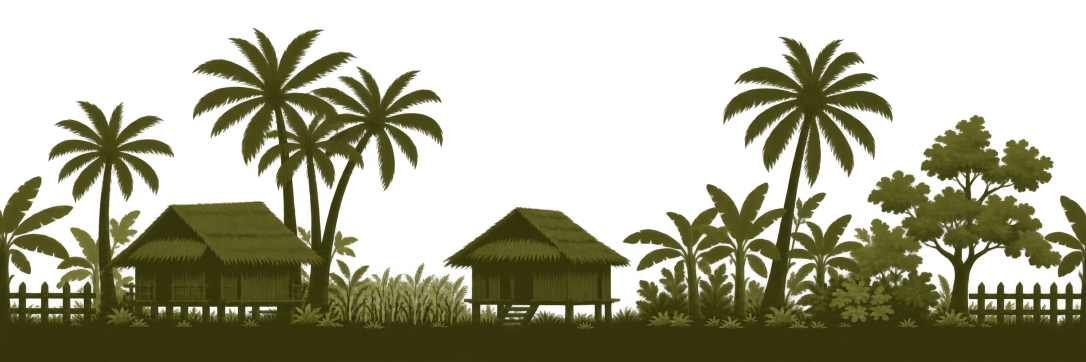
#> input picture assets/bicol_bg/Rice_Field_Layer1.png, 2172 x 724 px, found by its file name (shown at 1/2 size); the run also reads 2 pictures not shown here
$ python recolor_and_preview_all.py
#> lines starting #> are read from the running program, lines starting #| are printed output that depends on the picture; after the words box and inside, x2 and y2 are one past the last pixel; in counts of white or black regions, pixels touching at a corner belong together
import os
import math
import numpy as np
from PIL import Image, ImageFilter

def recolor_layer_1(src_path="assets/bicol_bg/Rice_Field_Layer1.png"):
#> called with src_path = 'assets/bicol_bg/Rice_Field_Layer1.png'
    img = Image.open(src_path).convert("RGBA")
#> img is the input picture: PIL image 2172x724 RGBA; mean R, G, B, A 36.9, 36.6, 9.4, 112.5
    arr = np.array(img, dtype=np.float32)
    h, w, _ = arr.shape
#> h = 724; w = 2172

    alpha = arr[:, :, 3]
    mask = alpha > 10
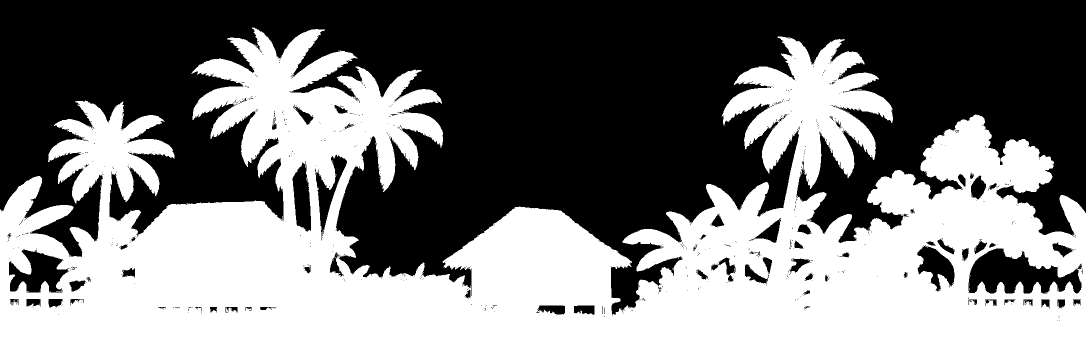
#> mask: shape (724, 2172) bool (shown at 1/2 size); 49% white; 135 white regions (134 under 20 px), largest, box (x1, y1, x2, y2) and area: (0, 55, 2172, 724) 770388

    # Calculate luminance from original RGB
    r_orig, g_orig, b_orig = arr[:, :, 0], arr[:, :, 1], arr[:, :, 2]
    lum = 0.299 * r_orig + 0.587 * g_orig + 0.114 * b_orig
    # Normalize lum to 0..1 based on layer's min and max
    lum_norm = np.clip((lum - 15.0) / 130.0, 0.0, 1.0)

    # Define hut regions (bounding boxes with soft feathering)
    # Hut 1: x in [180, 680], y in [350, 680]
    # Hut 2: x in [860, 1260], y in [380, 680]
    # Fences: x in [0, 175], y in [520, 680] and x in [1960, 2172], y in [540, 680]

    x_grid = np.arange(w)[None, :]
    y_grid = np.arange(h)[:, None]
#> y_grid = 724 values from 0 to 723

    # Hut 1 mask
    hut1_mask = (x_grid >= 190) & (x_grid <= 665) & (y_grid >= 360) & (y_grid <= 660) & mask
#> hut1_mask: shape (724, 2172) bool; 7.5% white; 29 white regions (25 under 20 px), largest, box (x1, y1, x2, y2) and area: (190, 360, 666, 661) 115831, (234, 360, 267, 404) 980, (287, 360, 319, 392) 584, (646, 360, 666, 380) 270
    # Hut 2 mask
    hut2_mask = (x_grid >= 880) & (x_grid <= 1250) & (y_grid >= 385) & (y_grid <= 660) & mask
#> hut2_mask: shape (724, 2172) bool; 4.4% white; 6 white regions (4 under 20 px), largest, box (x1, y1, x2, y2) and area: (880, 413, 1251, 661) 69869, (1245, 476, 1251, 486) 41
    # Fence mask
    fence_mask = (
        ((x_grid <= 170) & (y_grid >= 530) & (y_grid <= 665)) |
        ((x_grid >= 1970) & (y_grid >= 540) & (y_grid <= 665))
    ) & mask
#> fence_mask: shape (724, 2172) bool; 2.2% white; 26 white regions (22 under 20 px), largest, box (x1, y1, x2, y2) and area: (1970, 540, 2172, 666) 17347, (0, 530, 171, 666) 16991, (28, 530, 63, 549) 456, (2115, 540, 2150, 555) 338

    # 1. Foliage Colors (Lush Philippine Rainforest Emerald):
    # Shadow: [14, 38, 26] -> Mid: [28, 86, 54] -> Highlight: [52, 138, 86]
    foliage_r = 12.0 + lum_norm * 44.0
    foliage_g = 34.0 + lum_norm * 110.0
    foliage_b = 22.0 + lum_norm * 66.0

    # 2. Thatch & Bamboo (Warm golden-umber nipa thatch):
    # Shadow: [38, 26, 16] -> Mid: [105, 80, 48] -> Highlight: [168, 132, 82]
    wood_r = 34.0 + lum_norm * 135.0
    wood_g = 25.0 + lum_norm * 105.0
    wood_b = 16.0 + lum_norm * 66.0

    # 3. Weathered Fence (Dark tropical timber):
    # Shadow: [28, 20, 15] -> Highlight: [88, 68, 50]
    fence_r = 25.0 + lum_norm * 65.0
    fence_g = 18.0 + lum_norm * 48.0
    fence_b = 14.0 + lum_norm * 36.0

    # Combine layers
    out_r = foliage_r.copy()
    out_g = foliage_g.copy()
    out_b = foliage_b.copy()

    # Apply huts
    hut_any = hut1_mask | hut2_mask
#> hut_any: shape (724, 2172) bool; 11.9% white; 35 white regions (29 under 20 px), largest, box (x1, y1, x2, y2) and area: (190, 360, 666, 661) 115831, (880, 413, 1251, 661) 69869, (234, 360, 267, 404) 980, (287, 360, 319, 392) 584, (646, 360, 666, 380) 270, (1245, 476, 1251, 486) 41
    out_r[hut_any] = wood_r[hut_any]
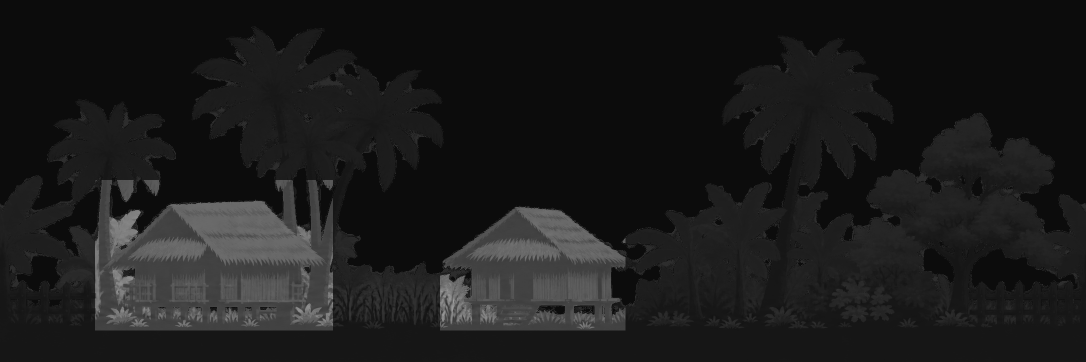
#> out_r: shape (724, 2172) float32 (shown at 1/2 size); min 12, max 164.5, mean 27.2
    out_g[hut_any] = wood_g[hut_any]
#> out_g: shape (724, 2172) float32; min 27.91, max 144, mean 54.4
    out_b[hut_any] = wood_b[hut_any]
#> out_b: shape (724, 2172) float32; min 17.83, max 88, mean 34.3

    # Apply fences
    out_r[fence_mask] = fence_r[fence_mask]
#> out_r: shape (724, 2172) float32; 2.24% of pixels changed, all inside (x1, y1, x2, y2) = (0, 530, 2172, 666)
    out_g[fence_mask] = fence_g[fence_mask]
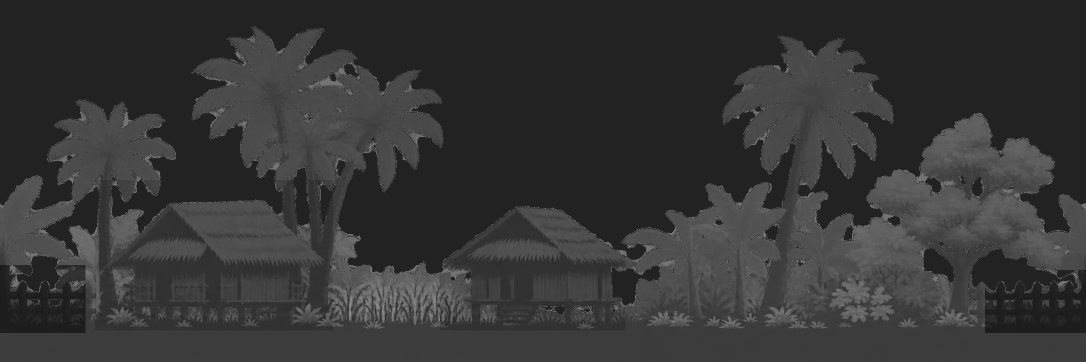
#> out_g: shape (724, 2172) float32 (shown at 1/2 size); min 22.52, max 144, mean 53.6
    out_b[fence_mask] = fence_b[fence_mask]
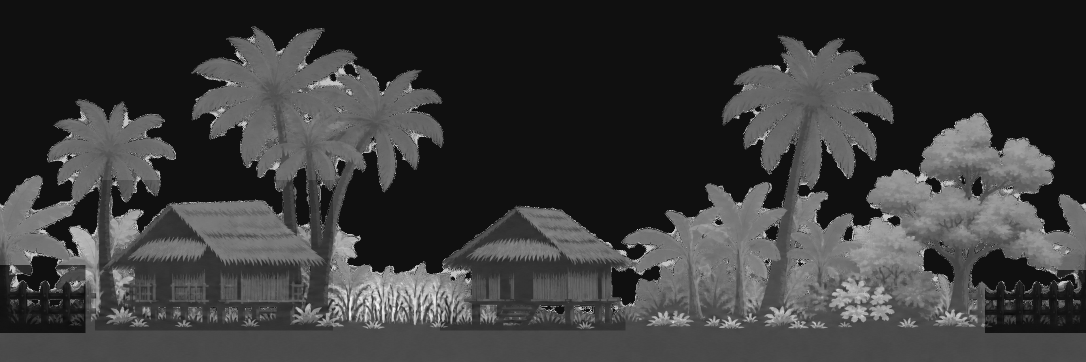
#> out_b: shape (724, 2172) float32 (shown at 1/2 size); min 17.39, max 88, mean 33.9; drawn with min black and max white

    # Ground darkness (subtle gradient towards the very bottom ground soil)
    ground_y = np.clip((y_grid - 620.0) / 100.0, 0.0, 1.0)
#> ground_y = 724 values from 0 to 1
    out_r = out_r * (1.0 - ground_y * 0.35)
    out_g = out_g * (1.0 - ground_y * 0.35)
    out_b = out_b * (1.0 - ground_y * 0.35)

    result = np.zeros_like(arr, dtype=np.uint8)
    result[mask, 0] = np.clip(out_r[mask], 0, 255).astype(np.uint8)
    result[mask, 1] = np.clip(out_g[mask], 0, 255).astype(np.uint8)
    result[mask, 2] = np.clip(out_b[mask], 0, 255).astype(np.uint8)
    result[mask, 3] = alpha[mask].astype(np.uint8)

    return Image.fromarray(result, mode="RGBA")


def recolor_layer_2(src_path="assets/bicol_bg/Rice_Field_Layer2.png"):
#> called with src_path = 'assets/bicol_bg/Rice_Field_Layer2.png'
    img = Image.open(src_path).convert("RGBA")
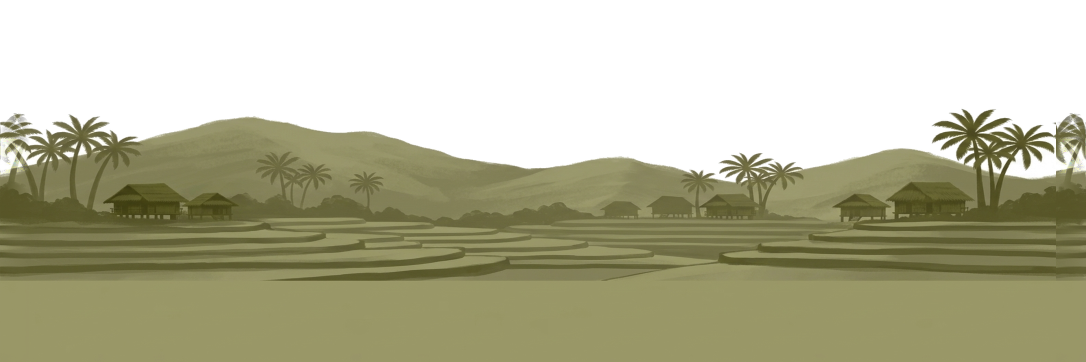
#> input picture assets/bicol_bg/Rice_Field_Layer2.png, 2172 x 724 px, found by its file name (shown at 1/2 size)
#> img is the input picture: PIL image 2172x724 RGBA; mean R, G, B, A 82.2, 81, 53.8, 151.9
    arr = np.array(img, dtype=np.float32)
    h, w, _ = arr.shape
#> h = 724; w = 2172

    alpha = arr[:, :, 3]
    mask = alpha > 10
#> mask: shape (724, 2172) bool; 60.2% white; 140 black regions (114 under 20 px), largest, box (x1, y1, x2, y2) and area: (0, 0, 2172, 364) 620361, (2011, 301, 2134, 355) 2996, (0, 307, 22, 347) 339

    r_orig, g_orig, b_orig = arr[:, :, 0], arr[:, :, 1], arr[:, :, 2]
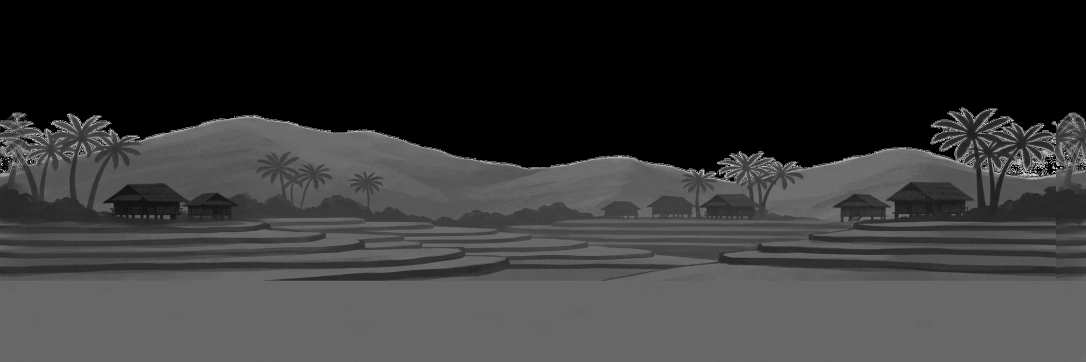
#> b_orig: shape (724, 2172) float32 (shown at 1/2 size); min 0, max 255, mean 53.8
    lum = 0.299 * r_orig + 0.587 * g_orig + 0.114 * b_orig
    lum_norm = np.clip((lum - 5.0) / 240.0, 0.0, 1.0)

    y_grid = np.arange(h)[:, None]
#> y_grid = 724 values from 0 to 723

    # Layer 2 has background hills (y < 350) and rice terraces (y >= 350)
    # Background hills: misty jade green fading into distance
    # Terrace paddies: vibrant emerald rice seedlings & water reflection
    hill_factor = np.clip(1.0 - (y_grid - 180.0) / 200.0, 0.0, 1.0) # 1 at top hills, 0 at lower terraces

    # 1. Terrace Palette:
    # Deep shadow / dikes: [18, 45, 32]
    # Mid emerald rice: [38, 108, 68]
    # Bright water reflection: [55, 138, 115]
    terrace_r = 18.0 + lum_norm * 45.0 + lum_norm**2 * 8.0
    terrace_g = 42.0 + lum_norm * 92.0 + lum_norm**2 * 15.0
    terrace_b = 30.0 + lum_norm * 70.0 + lum_norm**2 * 25.0
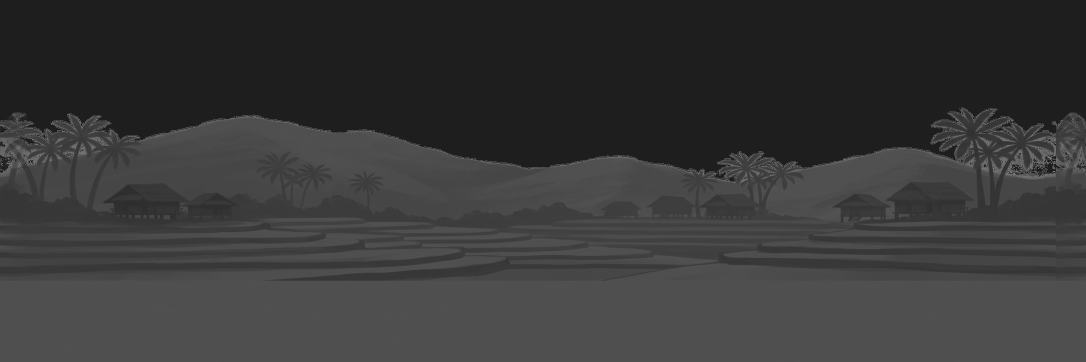
#> terrace_b: shape (724, 2172) float32 (shown at 1/2 size); min 30, max 125, mean 56.2

    # 2. Hill Palette (More atmospheric blue-teal haze):
    # Deep shadow: [24, 52, 54]
    # Mid hill: [42, 88, 82]
    # Misty ridge: [68, 125, 112]
    hill_r = 22.0 + lum_norm * 52.0
    hill_g = 48.0 + lum_norm * 82.0
    hill_b = 48.0 + lum_norm * 75.0

    out_r = terrace_r * (1.0 - hill_factor * 0.7) + hill_r * (hill_factor * 0.7)
    out_g = terrace_g * (1.0 - hill_factor * 0.7) + hill_g * (hill_factor * 0.7)
    out_b = terrace_b * (1.0 - hill_factor * 0.7) + hill_b * (hill_factor * 0.7)

    # Ground blend at bottom
    ground_y = np.clip((y_grid - 600.0) / 120.0, 0.0, 1.0)
#> ground_y = 724 values from 0 to 1
    out_r = out_r * (1.0 - ground_y * 0.3)
    out_g = out_g * (1.0 - ground_y * 0.3)
    out_b = out_b * (1.0 - ground_y * 0.3)

    result = np.zeros_like(arr, dtype=np.uint8)
    result[mask, 0] = np.clip(out_r[mask], 0, 255).astype(np.uint8)
    result[mask, 1] = np.clip(out_g[mask], 0, 255).astype(np.uint8)
    result[mask, 2] = np.clip(out_b[mask], 0, 255).astype(np.uint8)
    result[mask, 3] = alpha[mask].astype(np.uint8)

    return Image.fromarray(result, mode="RGBA")


def recolor_layer_3(src_path="assets/bicol_bg/Rice_Field_Layer3.png"):
#> called with src_path = 'assets/bicol_bg/Rice_Field_Layer3.png'
    img = Image.open(src_path).convert("RGBA")
    arr = np.array(img, dtype=np.float32)
    h, w, _ = arr.shape

    alpha = arr[:, :, 3]
    mask = alpha > 10

    r_orig, g_orig, b_orig = arr[:, :, 0], arr[:, :, 1], arr[:, :, 2]
    lum = 0.299 * r_orig + 0.587 * g_orig + 0.114 * b_orig
    lum_norm = np.clip((lum - 10.0) / 235.0, 0.0, 1.0)

    # Layer 3 is the distant misty terraces:
    # Deep silhouettes: [22, 50, 52]
    # Mid terraces: [45, 92, 88]
    # High mist / fog: [78, 130, 125]
    out_r = 20.0 + lum_norm * 62.0
    out_g = 46.0 + lum_norm * 88.0
    out_b = 48.0 + lum_norm * 82.0

    result = np.zeros_like(arr, dtype=np.uint8)
    result[mask, 0] = np.clip(out_r[mask], 0, 255).astype(np.uint8)
    result[mask, 1] = np.clip(out_g[mask], 0, 255).astype(np.uint8)
    result[mask, 2] = np.clip(out_b[mask], 0, 255).astype(np.uint8)
    result[mask, 3] = alpha[mask].astype(np.uint8)

    return Image.fromarray(result, mode="RGBA")

def preview_all():
    l1 = recolor_layer_1()
    l2 = recolor_layer_2()
    l3 = recolor_layer_3()
    l4 = Image.open("assets/bicol_bg/Rice_Field_Layer4.png").convert("RGBA")

    # Save recolored layers to scratch for preview
    l1.thumbnail((540, 180))
    l1.save("scratch/recolor_l1_thumb.png")
    l2.thumbnail((540, 180))
    l2.save("scratch/recolor_l2_thumb.png")
    l3.thumbnail((540, 180))
    l3.save("scratch/recolor_l3_thumb.png")

    # Create composite with twilight sky
    w, h = 2160, 720
    # Twilight sky gradient: deep indigo at top (#0d1527) to teal-slate at horizon (#1a2c3a)
    y_arr = np.linspace(0, 1, h)[:, None]
    sky_r = 13.0 * (1 - y_arr) + 28.0 * y_arr
    sky_g = 21.0 * (1 - y_arr) + 45.0 * y_arr
    sky_b = 39.0 * (1 - y_arr) + 62.0 * y_arr
    sky_rgb = np.dstack([sky_r, sky_g, sky_b]).astype(np.uint8)
    sky_img = Image.fromarray(np.repeat(sky_rgb, w, axis=1), mode="RGB").convert("RGBA")

    # Composite L4, L3, L2, L1 over sky
    comp = sky_img
    # Resize L3, L2, L1 to 2160x720 if slightly off
    l4_resized = l4.resize((w, h))
    l3_resized = recolor_layer_3().resize((w, h))
    l2_resized = recolor_layer_2().resize((w, h))
    l1_resized = recolor_layer_1().resize((w, h))

    comp = Image.alpha_composite(comp, l4_resized)
    comp = Image.alpha_composite(comp, l3_resized)
    comp = Image.alpha_composite(comp, l2_resized)
    comp = Image.alpha_composite(comp, l1_resized)

    comp_thumb = comp.copy()
    comp_thumb.thumbnail((720, 240))
    comp_thumb.save("scratch/full_scene_preview.png")
    print("Full scene preview generated at scratch/full_scene_preview.png")

if __name__ == "__main__":
    preview_all()
